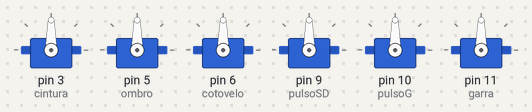
This sketch was run on a simulated Arduino Uno, built with avr-gcc and run on an emulated ATmega328P. Shown: 6 × servo.

Above: at 0.1 s.
At 1.11 s:
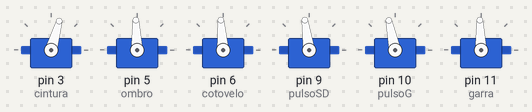
At 1.51 s:
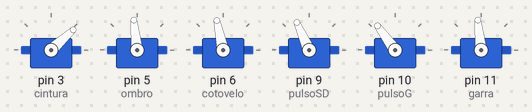
At 2.0 s:
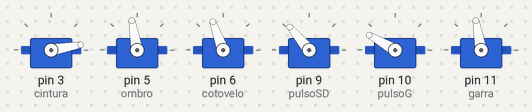
Timing chart, 0 to 3.5 s (numbered marks = the images above):
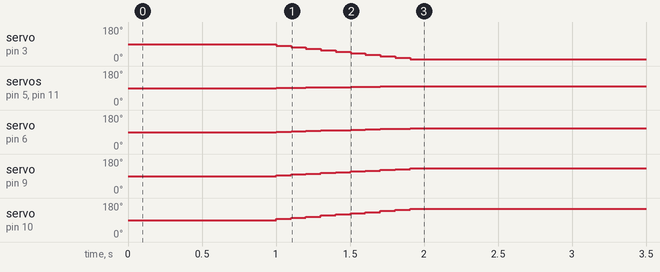

The sketch:

6GdBracoRasp.ino
```cpp
#include <Servo.h>
#include <Wire.h>

#define SLAVE_ADDRESS 0x04

//dados do raspberry
int data[70];
int pos = 0;
int flag = 0;
int response;

// criar os objetos servos
Servo cintura;
Servo ombro;
Servo cotovelo;
Servo pulsoSD;
Servo pulsoG;
Servo garra;

char c;
int destinoCintura, destinoOmbro, destinoCotovelo, destinoPulsoSD, destinoPulsoG, destinoGarra, velocidade;

int passo(int origem, int destino){
  return (destino - origem)/10;
  }

/**
 * Partindo do pressuposto que recebo no serial angulo de cada motor seguido de espaço ou virgula ou ponto e virgula seguido de char velocidade
*/
void processar(){
  destinoCintura = data[0];
  destinoOmbro = data[1];
  destinoCotovelo = data[2];
  destinoPulsoSD = data[3];
  destinoPulsoG = data[4];
  destinoGarra = data[5];
  velocidade = data[6];

  Serial.print("cintura = ");
  Serial.println(data[0]);
  Serial.print("ombro = ");
  Serial.println(data[1]);
  Serial.print("cotovelo = ");
  Serial.println(data[2]);
  Serial.print("pulso sobe desce = ");
  Serial.println(data[3]);
  Serial.print("pulso gira = ");
  Serial.println(data[4]);
  Serial.print("garra = ");
  Serial.println(data[5]);
  Serial.print("velocidade = ");
  Serial.println(data[6]);
  Serial.println();
  Serial.println();

  movimentar();
  flag = 0;
  pos = 0;

}

/**
 * trata entrada de valor para dentro dos limites, caso receba 0 ou angulo invalido, nao ha movimento
 */
void tratar(){
  if(destinoCintura == 0 || destinoCintura < 10 || destinoCintura > 100){
      destinoCintura = cintura.read();
      Serial.println("Cintura nao move, angulo invalido ou recebida ordem de nao mover");
  }
  if(destinoOmbro == 0 || destinoOmbro < 50 || destinoOmbro > 140){
      destinoOmbro = ombro.read();
      Serial.println("Ombro nao move, angulo invalido ou recebida ordem de nao mover");
  }
  if(destinoCotovelo == 0 || destinoCotovelo < 50 || destinoCotovelo > 170){
      destinoCotovelo = cotovelo.read();
      Serial.println("Cotovelo nao move, angulo invalido ou recebida ordem de nao mover");
  }
  if(destinoPulsoSD == 0 || destinoPulsoSD < 10 || destinoPulsoSD > 150){
      destinoPulsoSD = pulsoSD.read();
      Serial.println("PulsoSD nao move, angulo invalido ou recebida ordem de nao mover");
  }
  if(destinoPulsoG == 0 || destinoPulsoG < 10 || destinoPulsoG > 151){
      destinoPulsoG = pulsoG.read();
      Serial.println("PulsoG nao move, angulo invalido ou recebida ordem de nao mover");
  }
  if(destinoGarra == 0 || destinoGarra < 80 || destinoGarra > 145){
      destinoGarra = garra.read();
      Serial.println("Garra nao move, angulo invalido ou recebida ordem de nao mover");
  }
}

/**
 * faz movimentacao dos motores utilizando os valores encontrados nas variaveis globais de destino
 */
void movimentar(){
  int moverCintura, moverOmbro, moverCotovelo, moverPulsoSD, moverPulsoG, moverGarra;

    // segura possiveis erros de comando
    tratar();

    // mover em 10 passos
    moverCintura = passo(cintura.read(),destinoCintura);
    moverOmbro = passo(ombro.read(),destinoOmbro);
    moverCotovelo = passo(cotovelo.read(),destinoCotovelo);
    moverPulsoSD = passo(pulsoSD.read(),destinoPulsoSD);
    moverPulsoG = passo(pulsoG.read(),destinoPulsoG);
    moverGarra = passo(garra.read(),destinoGarra);

    for(int t = 0; t < 9; t++){
        cintura.write(cintura.read() + moverCintura);
        ombro.write(ombro.read() + moverOmbro);
        cotovelo.write(cotovelo.read() + moverCotovelo);
        pulsoSD.write(pulsoSD.read() + moverPulsoSD);
        pulsoG.write(pulsoG.read() + moverPulsoG);
        garra.write(garra.read() + moverGarra);

        if(velocidade == 2)
          delay(15);
        else if(velocidade == 1)
          delay(50);
        else
          delay(100);
      }

    cintura.write(destinoCintura);
    ombro.write(destinoOmbro);
    cotovelo.write(destinoCotovelo);
    pulsoSD.write(destinoPulsoSD);
    pulsoG.write(destinoPulsoG);
    garra.write(destinoGarra);
  }


/**
 * da valores de posicao inicial 'as variaveis globais
 */
void posicaoInicial(){
// pos ini 10 100 110 130 150 100 n
    destinoCintura = 10;
    destinoOmbro = 100;
    destinoCotovelo = 110;
    destinoPulsoSD = 130;
    destinoPulsoG = 150;
    destinoGarra = 100;
    velocidade = 0;
    movimentar();
}

/**
 * Metodo para receber requisicao do raspberry
 */
void receiveData(int byteCount) {

  while (Wire.available()) {
    data[pos] = Wire.read();
    if (data[pos] != 255){
      pos++;
    }
    else{
      flag = 1;
    }
  }
}

/**
 * Metodo para enviar dados do raspberry
 */
void sendData() {
  Wire.write(response);
}

/**
 * Inicializacao das variaveis
 */
void setup() {
  Serial.begin(9600);

  //remover dados do arduino
  Wire.begin(SLAVE_ADDRESS);
  Wire.onReceive(receiveData);
  Wire.onRequest(sendData);

  // associa servo aos nomes que os identificam
  cintura.attach(3);      //cintura             pino 3    faixa 10-100, pos ini 10
  ombro.attach(5);        //ombro               pino 5    faixa 50-140, pos ini 100
  cotovelo.attach(6);     //cotovelo            pino 6    faixa 50-170, pos ini 110
  pulsoSD.attach(9);      //pulso sobe desce    pino 9    faixa 10-150, pos ini 130
  pulsoG.attach(10);      //pulso giratorio     pino 10   faixa 10-150, pos ini 150
  garra.attach(11);       //garra               pino 11    faixa 80-140, pos ini 100

  delay(1000);
  posicaoInicial();
}

void loop(){
  if(flag == 1){
    processar();
  }
}
```
